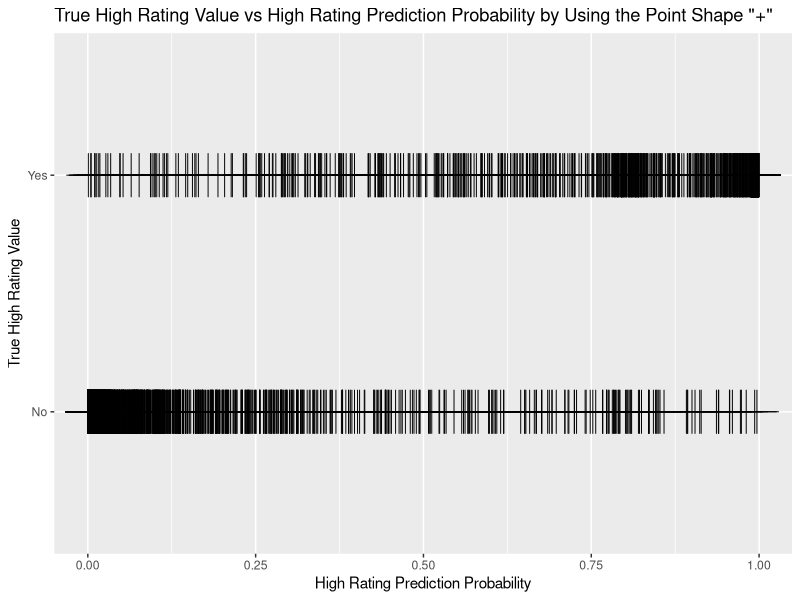
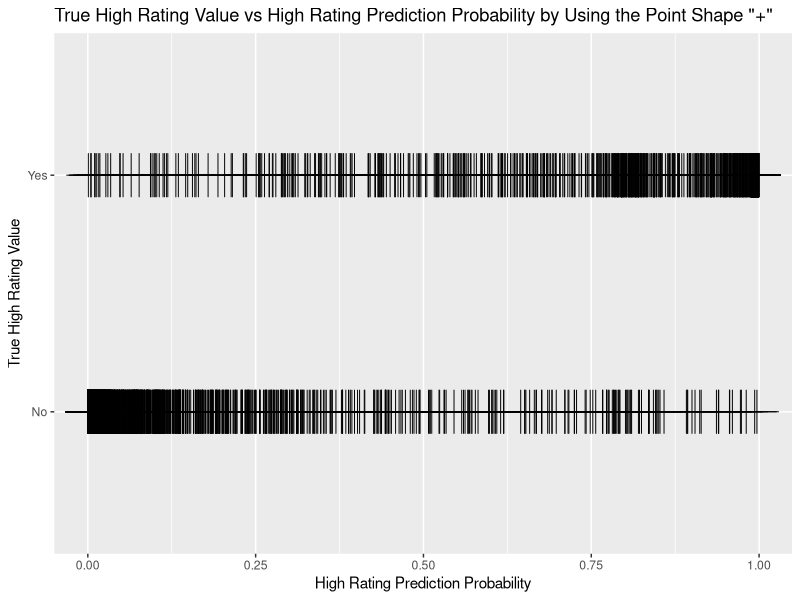

Source code (R) for these figures, in order:
library(broom)
library(ggplot2)
library(knitr)
library(tidyverse)

# read the data set
film <- read.csv("data/Group_07_Data_1.csv") %>%
  as_tibble()

# select models by removing insignificant variables from full model
model1 <- glm(formula=high_rating=="Yes"~length*budget*log(votes)+decade+genre,family=binomial(link="logit"),data=film)
summary(model1)
model2 <- glm(formula=high_rating=="Yes"~length*budget+log(votes)+decade+genre,family=binomial(link="logit"),data=film)
summary(model2)
model3 <- glm(formula=high_rating=="Yes"~length*budget+log(votes)+genre,family=binomial(link="logit"),data=film)
summary(model3)
model4 <- glm(formula=high_rating=="Yes"~length+length:budget+log(votes)+genre,family=binomial(link="logit"),data=film)
summary(model4)

# set final model
bind_rows(glance(model1),glance(model2),glance(model3),glance(model4),.id="Model") %>%
  select(Model,AIC,BIC) %>%
  mutate(Model=c("Model1","Model2","Model3","Model4")) %>%
  kable(digits=2,caption="Model comparison values for different models")
final.model <- model4

# add predictions to the data set
film <- film %>%
  mutate(high_rating_probability=predict(final.model,type="response")) %>%
  select(film_id,rating,high_rating,high_rating_probability,everything())
write_csv(film,"data/Group_07_Data_2.csv")

# generate prediction value graph
ggplot(film,aes(x=high_rating_probability,y=high_rating))+
  geom_point(shape=3,color="black",size=10)+
  labs(x="High Rating Prediction Probability",
       y="True High Rating Value",
       title="True High Rating Value vs High Rating Prediction Probability by Using the Point Shape \"+\"")
ggsave("plots/Predictions vs True Value.png")
